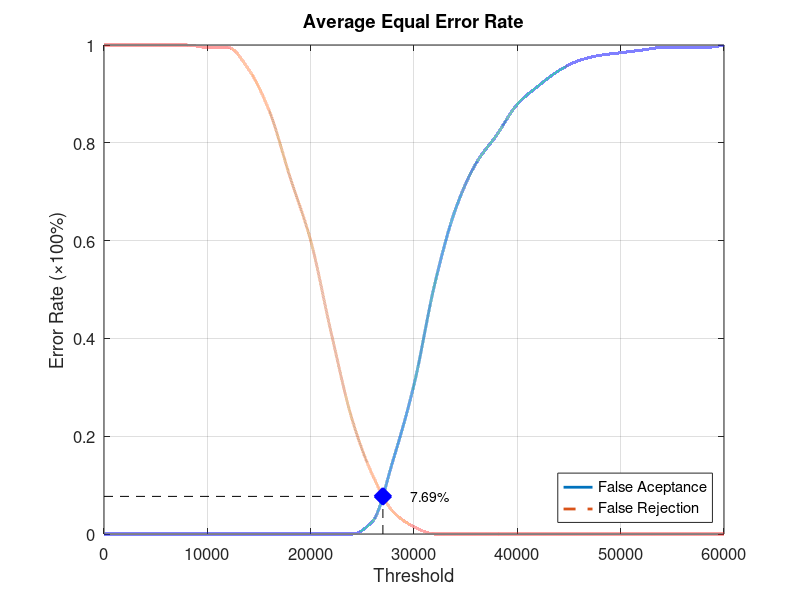
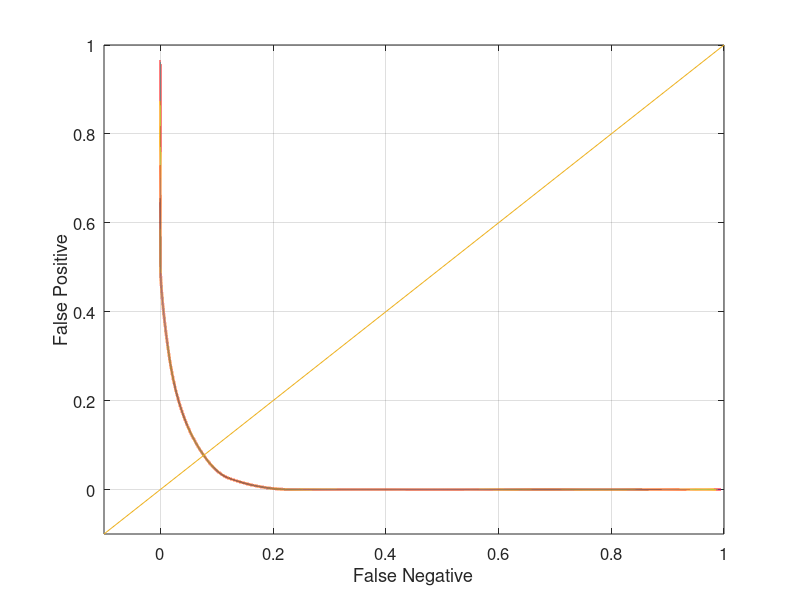

Source code (MATLAB) for these figures, in order:
function yEER = Database4_1
close all;
clear;
clc;
x = 0:2000:60000;
xq = 0:0.5:60000;

y0 = [0 0 0 0 0 0 0 0 0 0 0 0 0 0.0263158 0.152632 0.305263 0.510526 0.663158 0.757895 0.815789 0.878947 0.915789 0.947368 0.968421 0.978947 0.984211 0.989474 0.994737 0.994737 0.994737 1];
yy0 = interp1(x, y0, xq, 'pchip');
y1 = [1 1 1 1 1 0.995 0.995 0.95 0.865 0.73 0.6 0.41 0.235 0.12 0.045 0.015 0 0 0 0 0 0 0 0 0 0 0 0 0 0 0];
yy1 = interp1(x, y1, xq, 'pchip');

% Calculating EER: 
y2 = abs(y0 - y1);
find(y2 == min(y2))
yy2 = abs(yy0 - yy1);
xEER = find(yy2 == min(yy2));
xEERIndex = xq(xEER) % X-axis EER
yEER = yy0(xEER) % Y-axis EER

main = figure
plot(xq, yy0,'-','LineWidth', 2);	hold on
plot(xq, yy1,'--','LineWidth', 2);	hold on
plot([xEERIndex xEERIndex], [0 yEER], 'k--');	hold on
plot([0 xEERIndex], [yEER yEER], 'k--');	hold on
plot(xEERIndex, yEER, 'bx', 'LineWidth', 10);	hold on
text(xEERIndex + 10 * xEERIndex / 100, yEER, [num2str(round((10000 * yEER)) / 100) '%'])
legend('False Aceptance', 'False Rejection', 'Location', 'SouthEast')
xlabel('Threshold')
ylabel('Error Rate (\times100%)')
title('Average Equal Error Rate')
set(gca, 'FontSize', 12)
axis([0 60000 0 1])
grid on

print(main, 'Database4_1Main', '-dpng');
FNRxFPR = figure('Color', [1 1 1]);
plot(yy1, yy0, '-', yy1, yy0, 'LineWidth', 2);
hold on
y = -0.1:0.1:1
plot(y, y); 
set(gca, 'FontSize', 12)
xlabel('False Negative')
ylabel('False Positive')
axis([-0.1 1 -0.1 1])
set(gca, 'FontSize', 12)
grid on

print(FNRxFPR, 'Database4_1FNRxFPR','-dpng');
end
